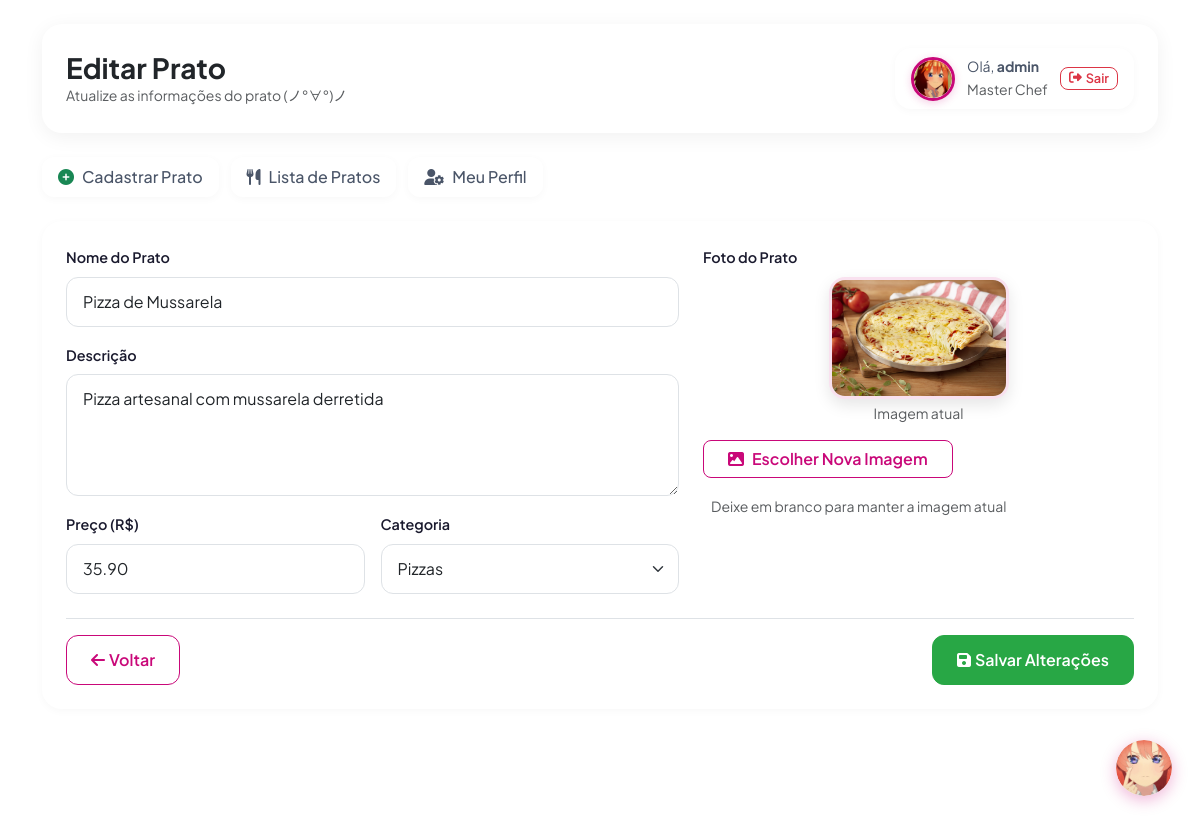
The app's page /pages/editar.php?id=1 (signed in) with its own data.
### tables this page shows
CREATE TABLE `comidinhas` (
  `id` int(11) NOT NULL,
  `nome` varchar(100) NOT NULL,
  `descricao` varchar(255) NOT NULL,
  `preco` decimal(10,2) NOT NULL DEFAULT 0.00,
  `id_categoria` int(11) NOT NULL,
  `imagem` varchar(255) DEFAULT NULL
);

### api/helpers/categorias.php (called while the page is built, shortened)
<?php
function obterCategorias(mysqli $con): array
{
    $sql       = 'SELECT id, nome, icone FROM categorias ORDER BY nome ASC';
    $resultado = mysqli_query($con, $sql);
    $categorias = [];
    while ($linha = mysqli_fetch_assoc($resultado))
    {
        $categorias[] = $linha;
    }
    return $categorias;
}

### public/pages/editar.php (the view, shortened to what this page needs)
<?php
include __DIR__ . '/../../api/config/conexao.php';
require_once __DIR__ . '/../../api/helpers/categorias.php';
$id   = isset($_GET['id']) ? (int) $_GET['id'] : 0;
$erro = $_GET['erro'] ?? '';
$sql  = "SELECT c.*, cat.nome as categoria
         FROM comidinhas c
         LEFT JOIN categorias cat ON c.id_categoria = cat.id
         WHERE c.id = ?";
$stmt = mysqli_prepare($con, $sql);
mysqli_stmt_bind_param($stmt, 'i', $id);
mysqli_stmt_execute($stmt);
$resultado = mysqli_stmt_get_result($stmt);
$prato     = mysqli_fetch_assoc($resultado);
$categorias = obterCategorias($con);
?>
<!DOCTYPE html>
<html lang="pt-BR">
<head>
    <link href="https://cdn.jsdelivr.net/npm/bootstrap@5.3.2/dist/css/bootstrap.min.css" rel="stylesheet">
    <link href="https://cdnjs.cloudflare.com/ajax/libs/font-awesome/6.4.2/css/all.min.css" rel="stylesheet">
    <link href="https://cdn.jsdelivr.net/npm/sweetalert2@11/dist/sweetalert2.min.css" rel="stylesheet">
    <link rel="stylesheet" href="../assets/css/pages/editar.css">
</head>
<body data-erro="<?= htmlspecialchars($erro) ?>"
      data-selected-categoria="<?= htmlspecialchars($prato['id_categoria']) ?>">
<div class="container mt-4">
    <div class="hero-card p-4 mb-4 d-flex flex-column flex-md-row justify-content-between align-items-md-center gap-3">
        <div>
            <h1 class="h3 fw-bold text-dark m-0">Editar Prato</h1>
            <p class="text-muted small m-0">Atualize as informações do prato (ノ°∀°)ノ</p>
        </div>
        <?php include __DIR__ . '/../components/header_usuario.php'; ?>
    </div>
    <div class="mb-4">
        <ul class="nav nav-pills">
            <li class="nav-item">
                <a class="nav-link" href="cadastro_pratos.php">
                    <i class="fa-solid fa-circle-plus text-success me-2"></i>Cadastrar Prato
                </a>
            </li>
            <li class="nav-item">
                <a class="nav-link" href="lista.php">
                    <i class="fa-solid fa-utensils me-2"></i>Lista de Pratos
                </a>
            </li>
            <li class="nav-item">
                <a class="nav-link" href="perfil.php">
                    <i class="fa-solid fa-user-gear me-2"></i>Meu Perfil
                </a>
            </li>
        </ul>
    </div>
    <div class="card form-card p-4">
        <form action="../../api/controllers/doEditar.php" method="POST" enctype="multipart/form-data" id="formEditar">
            <div class="row g-4">
                <div class="col-md-7">
                    <div class="mb-3">
                        <label class="form-label">Nome do Prato</label>
                        <input type="text" class="form-control" name="nome" id="nome"
                               value="<?= htmlspecialchars($prato['nome']) ?>" required>
                    </div>
                    <div class="mb-3">
                        <label class="form-label">Descrição</label>
                        <textarea class="form-control" name="descricao" id="descricao"
                                  rows="4" required><?= htmlspecialchars($prato['descricao']) ?></textarea>
                    </div>
                    <div class="row g-3">
                        <div class="col-md-6">
                            <label class="form-label">Preço (R$)</label>
                            <input type="number" class="form-control" name="preco" id="preco"
                                   step="0.01" min="0"
                                   value="<?= number_format($prato['preco'], 2, '.', '') ?>" required>
                        </div>
                        <div class="col-md-6">
                            <label class="form-label">Categoria</label>
                            <select class="form-select" name="id_categoria" id="id_categoria" required>
                                <?php foreach ($categorias as $cat): ?>
                                    <option value="<?= $cat['id'] ?>"
                                        <?= (int) $prato['id_categoria'] === (int) $cat['id'] ? 'selected' : '' ?>>
                                        <i class="fa-solid <?= $cat['icone'] ?>"></i> <?= htmlspecialchars($cat['nome']) ?>
                                    </option>
                                <?php endforeach; ?>
                            </select>
                        </div>
                    </div>
                </div>
                <div class="col-md-5">
                    <label class="form-label">Foto do Prato</label>
                    <?php if (!empty($prato['imagem'])): ?>
                        <div class="text-center mb-3" id="previewAtual">
                            <img src="../assets/img/pratos/<?= htmlspecialchars($prato['imagem']) ?>"
                                 class="preview-atual"
                                 alt="Imagem atual"
                                 onerror="this.onerror=null;this.src='../assets/img/pratos/prato_padrao.png';">
                            <p class="text-muted small mt-1">Imagem atual</p>
                        </div>
                    <?php endif; ?>
                    <div class="mb-3">
                        <button type="button" class="btn btn-outline-primary rounded-3 px-4" data-bs-toggle="modal" data-bs-target="#imageModal">
                            <i class="fa-solid fa-image me-2"></i>Escolher Nova Imagem
                        </button>
                    </div>
                    <span id="file-status-text" class="text-muted small ms-2">Deixe em branco para manter a imagem atual</span>
                </div>
            </div>
            <div class="d-flex justify-content-between align-items-center mt-4 pt-3 border-top">
                <a href="lista.php" class="btn btn-voltar">
                    <i class="fa-solid fa-arrow-left me-1"></i>Voltar
                </a>
                <button type="submit" class="btn btn-salvar">
                    <i class="fa-solid fa-save me-1"></i>Salvar Alterações
                </button>
            </div>
        </form>
    </div>
</div>
</body>
</html>

### public/assets/css/pages/editar.css (style rules this page uses)
.form-card { background: var(--bg-card); border-radius: var(--radius-xl); box-shadow: var(--shadow-sm); border: none; }
.form-control, .form-select { padding: 0.75rem 1rem; border: 1px solid var(--border-color); border-radius: var(--radius-md); }
.form-label { color: var(--text-primary); font-size: 0.9rem; font-weight: 600; }
.preview-atual { max-width: 180px; max-height: 180px; border: 3px solid var(--itsuki-primary-light); border-radius: var(--radius-lg); box-shadow: 0 6px 16px rgba(0, 0, 0, 0.1); object-fit: cover; }
.btn-salvar { padding: 0.75rem 1.5rem; border-color: var(--color-success); border-radius: var(--radius-md); background: var(--color-success); color: #fff; font-weight: 600; transition: all var(--transition-fast); }
.btn-voltar { padding: 0.75rem 1.5rem; border: 1px solid var(--itsuki-primary); border-radius: var(--radius-md); background: transparent; color: var(--itsuki-primary); font-weight: 600; transition: all var(--transition-fast); }

### public/assets/css/global.css (style rules this page uses)
body { min-height: 100vh; color: var(--text-secondary); font-family: 'Plus Jakarta Sans', sans-serif; background-image: url("../img/global/fundo.png"); background-size: cover; background-attachment: fixed; background-position: center; background-repeat: no-repeat; }

### public/assets/css/components.css (style rules this page uses)
.hero-card { background: var(--bg-card); border-radius: var(--radius-xl); box-shadow: var(--shadow-md); border: none; }
.form-card { background: var(--bg-card); border-radius: var(--radius-xl); box-shadow: var(--shadow-sm); border: none; }
.nav-pills { gap: 0.75rem; }
.nav-pills .nav-link { background: var(--bg-card); border-radius: var(--radius-md); box-shadow: var(--shadow-sm); color: var(--text-secondary); font-weight: 500; transition: all var(--transition-fast); }
.btn-outline-primary { background: transparent; border-color: var(--itsuki-primary); border-radius: var(--radius-md); color: var(--itsuki-primary); font-weight: 600; transition: all var(--transition-fast); }

### public/assets/css/variables.css (style rules this page uses)
:root { --itsuki-primary: #c90879; --itsuki-secondary: #f23078; --itsuki-light: #fffade; --itsuki-yellow: #f5f05f; --itsuki-gold: #fcd74e; --itsuki-primary-hover: #a80665; --itsuki-primary-light: rgba(201, 8, 121, 0.12); --itsuki-secondary-light: rgba(242, 48, 120, 0.15); --itsuki-gold-light: rgba(252, 215, 78, 0.25); --color-success: #28a745; --color-success-light: rgba(40, 167, 69, 0.15); --color-danger: #dc3545; --color-danger-light: rgba(220, 53, 69, 0.15); --color-warning: #ffc107; --color-info: #c90879; --text-primary: #1a1a2e; --text-secondary: #4a5568; --text-muted: #a0aec0; --text-on-primary: #fff; --bg-card: #fff; --bg-card-overlay: rgba(255, 255, 255, 0.95); --bg-body: #f5f0ff; --bg-input: #fff; --border-color: #dee2e6; --border-focus: var(--itsuki-primary); --shadow-sm: 0 2px 8px rgba(0, 0, 0, 0.03); --shadow-md: 0 4px 20px rgba(0, 0, 0, 0.06); --shadow-lg: 0 10px 30px rgba(0, 0, 0, 0.1); --shadow-hover: 0 6px 24px rgba(201, 8, 121, 0.12); --radius-sm: 8px; --radius-md: 12px; --radius-lg: 16px; --radius-xl: 20px; --radius-2xl: 24px; --transition-fast: 0.15s ease; --transition-normal: 0.25s ease; }

### records on screen
comidinhas: nome "Pizza de Mussarela", descricao "Pizza artesanal com mussarela derretida", preco "35.90", id_categoria "Pizzas", imagem (picture)

### other values on screen
$nomeUsuario "admin"
